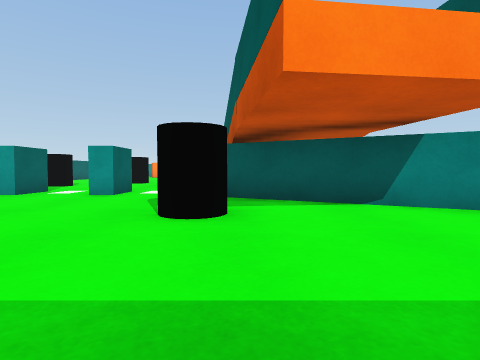
[1] (above)

14 first-person views from a walk through a Unity game level. The camera is 0.51 m above the floor, tilts 2° down and sees 80° across. The floor is counted in squares, 1 m on a side. Each view is taken from the middle of a square. On the plan, view 1 faces up. The plan holds only what a view shows up to about 9 squares ahead; the rest is blank. The place goes on beyond the plan. Surface patterns are stand-ins for the level's own textures.

[2]
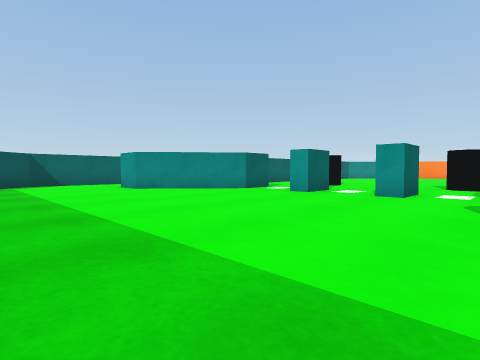

[3]
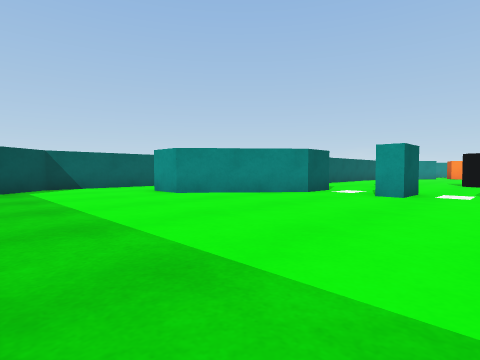

[4]
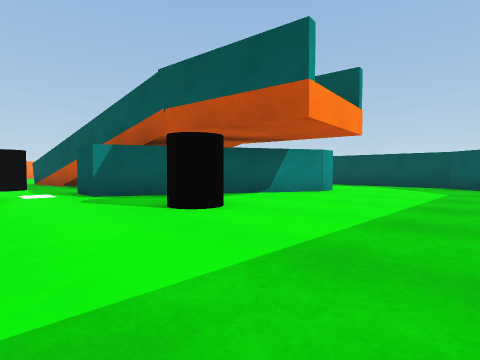

[5]
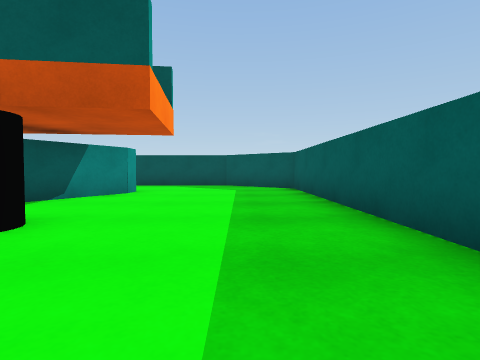

[6]
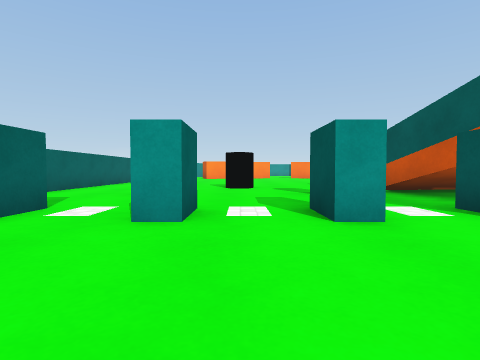

[7]
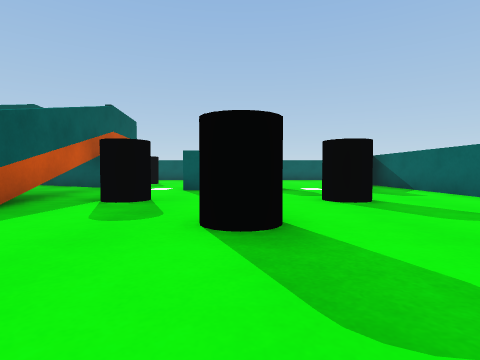

[8]
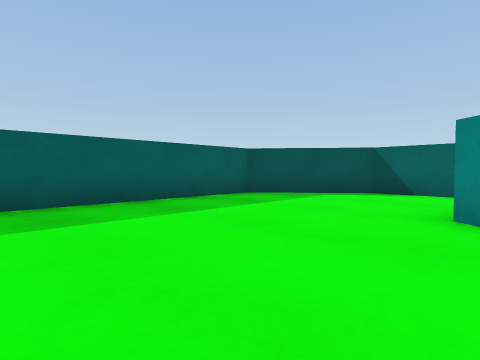

[9]
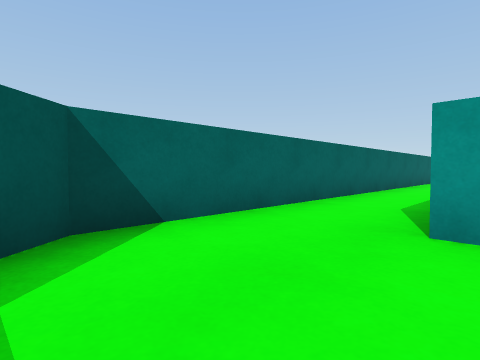

[10]
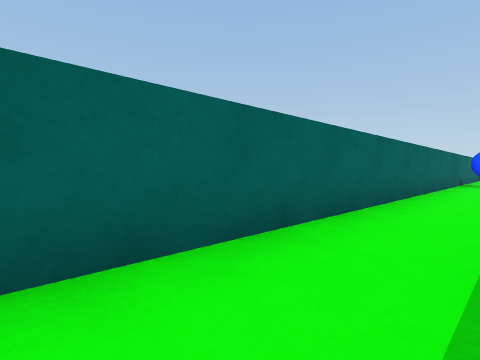

[11]
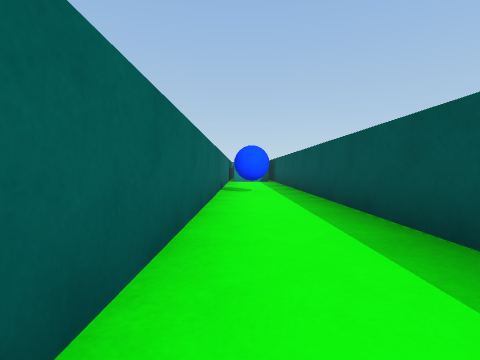

[12]
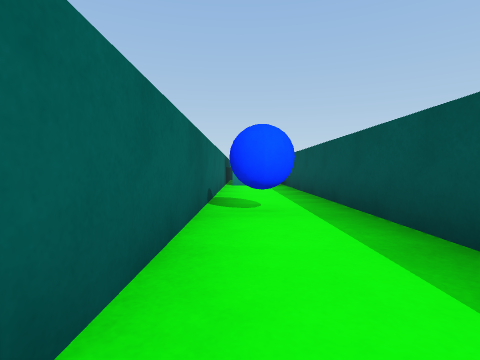

[13]
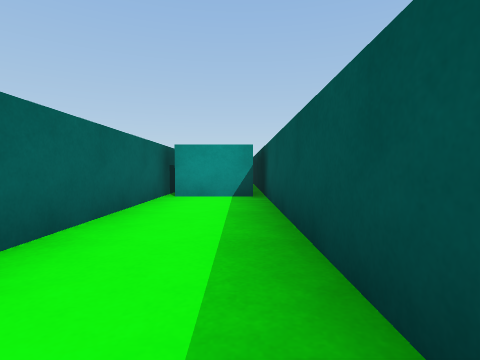

[14]
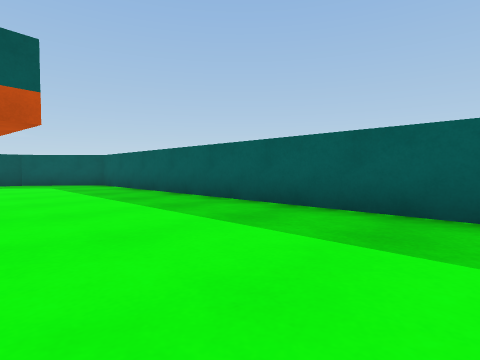

### Floor plan
Points are (right, up) in squares from view 1. A wall is a line through its corners. A room is listed if a view was taken in it or the views show most of it. See-through windows are left out.
Room 1 (views 1, 2, 3, 4, 5, 6, 7, 8, 9, 10, 11, 12, 13, 14)
walls: (-0.3, 6.7) (-0.8, 10.6); (-8.5, 12) (-8.5, 4.9); (-6.8, 5.5) (-8.5, 3.5) (-9.5, 3.5); (-9.5, 11.8) (-9.5, 23.5); (3.9, 3.5) (3.2, 3.5) (-0.7, 5.6); (-9.8, 22.5) (-11.2, 22.5); (-11.5, 23.5) (-11.5, 1.6) (-9.7, -0.5) (4.9, -0.5) (6.5, 1.4) (6.5, 3.2)
objects: blue ball (-11, 16) to (-11, 17); block (-7, 6) to (-7, 7); black cylinder (-6, 9); block (-5, 6) to (-5, 7); black cylinder (-4, 11); block (-3, 6) to (-3, 7); black cylinder (-2, 9); other object (-1, 3) to (0, 4); block (-1, 6) to (-1, 7)

Where each view was taken, in squares from view 1:
view 1: 0 up, 0 right, facing up
view 2: 0 up, 1 left, facing up-left
view 3: 0 up, 3 left, facing up-left
view 4: 0 up, 3 left, facing up-right
view 5: 1 up, 3 left, facing right
view 6: 3 up, 4 left, facing up
view 7: 14 up, 4 left, facing down
view 8: 4 up, 5 left, facing down-left
view 9: 1 up, 9 left, facing up-left
view 10: 6 up, 10 left, facing up-left
view 11: 10 up, 11 left, facing up
view 12: 13 up, 11 left, facing up
view 13: 17 up, 10 left, facing up
view 14: 3 up, 5 left, facing down-right
